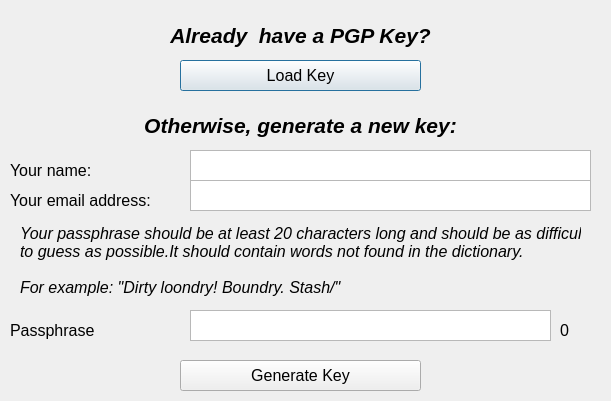
<?xml version="1.0" encoding="UTF-8"?>
<ui version="4.0">
 <class>GenerateForm1Dialog</class>
 <widget class="QDialog" name="GenerateForm1Dialog">
  <property name="geometry">
   <rect>
    <x>0</x>
    <y>0</y>
    <width>611</width>
    <height>401</height>
   </rect>
  </property>
  <property name="font">
   <font>
    <pointsize>12</pointsize>
   </font>
  </property>
  <property name="windowTitle">
   <string>VAIDA - Choose Key</string>
  </property>
  <widget class="QLabel" name="existingPGPLabel">
   <property name="geometry">
    <rect>
     <x>0</x>
     <y>10</y>
     <width>601</width>
     <height>51</height>
    </rect>
   </property>
   <property name="font">
    <font>
     <pointsize>16</pointsize>
     <weight>75</weight>
     <italic>true</italic>
     <bold>true</bold>
    </font>
   </property>
   <property name="text">
    <string>Already  have a PGP Key?</string>
   </property>
   <property name="alignment">
    <set>Qt::AlignCenter</set>
   </property>
  </widget>
  <widget class="QPushButton" name="loadKeyButton">
   <property name="geometry">
    <rect>
     <x>180</x>
     <y>60</y>
     <width>241</width>
     <height>31</height>
    </rect>
   </property>
   <property name="font">
    <font>
     <pointsize>12</pointsize>
    </font>
   </property>
   <property name="text">
    <string>Load Key</string>
   </property>
  </widget>
  <widget class="QLabel" name="newPGPLabel">
   <property name="geometry">
    <rect>
     <x>0</x>
     <y>100</y>
     <width>601</width>
     <height>51</height>
    </rect>
   </property>
   <property name="font">
    <font>
     <pointsize>16</pointsize>
     <weight>75</weight>
     <italic>true</italic>
     <bold>true</bold>
    </font>
   </property>
   <property name="text">
    <string>Otherwise, generate a new key:</string>
   </property>
   <property name="alignment">
    <set>Qt::AlignCenter</set>
   </property>
  </widget>
  <widget class="QLabel" name="nameLabel">
   <property name="geometry">
    <rect>
     <x>10</x>
     <y>160</y>
     <width>81</width>
     <height>21</height>
    </rect>
   </property>
   <property name="font">
    <font>
     <pointsize>12</pointsize>
    </font>
   </property>
   <property name="text">
    <string>Your name:</string>
   </property>
  </widget>
  <widget class="QPlainTextEdit" name="nameTextEdit">
   <property name="geometry">
    <rect>
     <x>190</x>
     <y>150</y>
     <width>401</width>
     <height>31</height>
    </rect>
   </property>
   <property name="tabChangesFocus">
    <bool>true</bool>
   </property>
  </widget>
  <widget class="QLabel" name="emailLabel">
   <property name="geometry">
    <rect>
     <x>10</x>
     <y>190</y>
     <width>151</width>
     <height>21</height>
    </rect>
   </property>
   <property name="font">
    <font>
     <pointsize>12</pointsize>
    </font>
   </property>
   <property name="text">
    <string>Your email address:</string>
   </property>
  </widget>
  <widget class="QPlainTextEdit" name="emailTextEdit">
   <property name="geometry">
    <rect>
     <x>190</x>
     <y>180</y>
     <width>401</width>
     <height>31</height>
    </rect>
   </property>
   <property name="tabChangesFocus">
    <bool>true</bool>
   </property>
  </widget>
  <widget class="QLabel" name="passphraseLabel">
   <property name="geometry">
    <rect>
     <x>10</x>
     <y>320</y>
     <width>171</width>
     <height>21</height>
    </rect>
   </property>
   <property name="font">
    <font>
     <pointsize>12</pointsize>
    </font>
   </property>
   <property name="text">
    <string>Passphrase</string>
   </property>
  </widget>
  <widget class="QPlainTextEdit" name="passphraseTextEdit">
   <property name="geometry">
    <rect>
     <x>190</x>
     <y>310</y>
     <width>361</width>
     <height>31</height>
    </rect>
   </property>
   <property name="tabChangesFocus">
    <bool>true</bool>
   </property>
  </widget>
  <widget class="QLabel" name="passphraseTipsTextEdit">
   <property name="geometry">
    <rect>
     <x>20</x>
     <y>220</y>
     <width>561</width>
     <height>81</height>
    </rect>
   </property>
   <property name="font">
    <font>
     <italic>true</italic>
    </font>
   </property>
   <property name="text">
    <string>Your passphrase should be at least 20 characters long and should be as difficult
to guess as possible.It should contain words not found in the dictionary.

For example: &quot;Dirty loondry! Boundry. Stash/&quot;</string>
   </property>
  </widget>
  <widget class="QPushButton" name="generateKeyButton">
   <property name="geometry">
    <rect>
     <x>180</x>
     <y>360</y>
     <width>241</width>
     <height>31</height>
    </rect>
   </property>
   <property name="font">
    <font>
     <pointsize>12</pointsize>
    </font>
   </property>
   <property name="text">
    <string>Generate Key</string>
   </property>
  </widget>
  <widget class="QLabel" name="passphraseLengthLabel">
   <property name="geometry">
    <rect>
     <x>560</x>
     <y>320</y>
     <width>51</width>
     <height>20</height>
    </rect>
   </property>
   <property name="text">
    <string>0</string>
   </property>
  </widget>
 </widget>
 <resources/>
 <connections/>
</ui>
